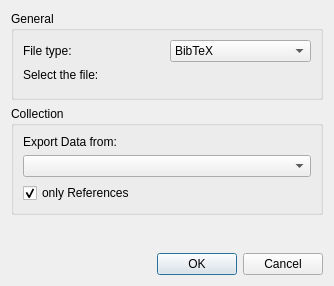
<?xml version="1.0" encoding="UTF-8"?>
<ui version="4.0">
 <class>BibTexExportDialog</class>
 <widget class="QDialog" name="BibTexExportDialog">
  <property name="geometry">
   <rect>
    <x>0</x>
    <y>0</y>
    <width>334</width>
    <height>286</height>
   </rect>
  </property>
  <property name="windowTitle">
   <string>Dialog</string>
  </property>
  <layout class="QVBoxLayout" name="verticalLayout_3">
   <item>
    <widget class="QGroupBox" name="groupBox">
     <property name="title">
      <string>General</string>
     </property>
     <layout class="QVBoxLayout" name="verticalLayout">
      <item>
       <layout class="QHBoxLayout" name="horizontalLayout">
        <item>
         <widget class="QLabel" name="label_2">
          <property name="text">
           <string>File type:</string>
          </property>
         </widget>
        </item>
        <item>
         <widget class="KComboBox" name="selectedFileType">
          <item>
           <property name="text">
            <string>BibTeX</string>
           </property>
          </item>
          <item>
           <property name="text">
            <string>blg</string>
           </property>
          </item>
          <item>
           <property name="text">
            <string>HTML</string>
           </property>
          </item>
          <item>
           <property name="text">
            <string>PDF</string>
           </property>
          </item>
          <item>
           <property name="text">
            <string>ps</string>
           </property>
          </item>
          <item>
           <property name="text">
            <string>ris</string>
           </property>
          </item>
          <item>
           <property name="text">
            <string>rtf</string>
           </property>
          </item>
          <item>
           <property name="text">
            <string>xml</string>
           </property>
          </item>
          <item>
           <property name="text">
            <string>xslt</string>
           </property>
          </item>
         </widget>
        </item>
       </layout>
      </item>
      <item>
       <widget class="QLabel" name="label">
        <property name="text">
         <string>Select the file:</string>
        </property>
       </widget>
      </item>
      <item>
       <widget class="KUrlRequester" name="folder">
        <property name="mode">
         <set>KFile::File|KFile::LocalOnly</set>
        </property>
       </widget>
      </item>
     </layout>
    </widget>
   </item>
   <item>
    <widget class="QGroupBox" name="groupBox_2">
     <property name="title">
      <string>Collection</string>
     </property>
     <layout class="QVBoxLayout" name="verticalLayout_2">
      <item>
       <widget class="QLabel" name="label_3">
        <property name="text">
         <string>Export Data from:</string>
        </property>
       </widget>
      </item>
      <item>
       <widget class="KComboBox" name="dataSelection"/>
      </item>
      <item>
       <widget class="QCheckBox" name="onlyReferences">
        <property name="text">
         <string>only References</string>
        </property>
        <property name="checked">
         <bool>true</bool>
        </property>
       </widget>
      </item>
     </layout>
    </widget>
   </item>
   <item>
    <spacer name="verticalSpacer">
     <property name="orientation">
      <enum>Qt::Vertical</enum>
     </property>
     <property name="sizeHint" stdset="0">
      <size>
       <width>20</width>
       <height>40</height>
      </size>
     </property>
    </spacer>
   </item>
   <item>
    <widget class="QDialogButtonBox" name="buttonBox">
     <property name="orientation">
      <enum>Qt::Horizontal</enum>
     </property>
     <property name="standardButtons">
      <set>QDialogButtonBox::Cancel|QDialogButtonBox::Ok</set>
     </property>
    </widget>
   </item>
  </layout>
 </widget>
 <customwidgets>
  <customwidget>
   <class>KComboBox</class>
   <extends>QComboBox</extends>
   <header>kcombobox.h</header>
  </customwidget>
  <customwidget>
   <class>KUrlRequester</class>
   <extends>QFrame</extends>
   <header>kurlrequester.h</header>
   <container>1</container>
  </customwidget>
 </customwidgets>
 <resources/>
 <connections>
  <connection>
   <sender>buttonBox</sender>
   <signal>accepted()</signal>
   <receiver>BibTexExportDialog</receiver>
   <slot>accept()</slot>
   <hints>
    <hint type="sourcelabel">
     <x>248</x>
     <y>254</y>
    </hint>
    <hint type="destinationlabel">
     <x>157</x>
     <y>274</y>
    </hint>
   </hints>
  </connection>
  <connection>
   <sender>buttonBox</sender>
   <signal>rejected()</signal>
   <receiver>BibTexExportDialog</receiver>
   <slot>reject()</slot>
   <hints>
    <hint type="sourcelabel">
     <x>316</x>
     <y>260</y>
    </hint>
    <hint type="destinationlabel">
     <x>286</x>
     <y>274</y>
    </hint>
   </hints>
  </connection>
 </connections>
</ui>
